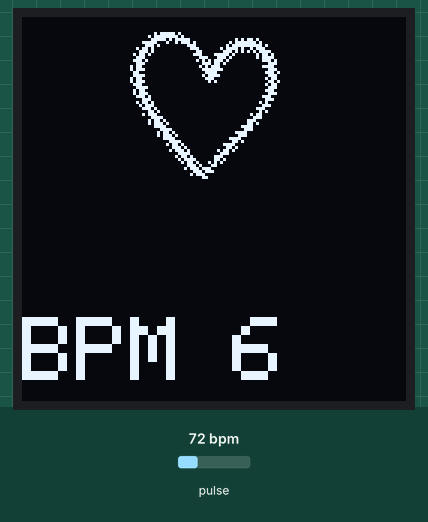
Simulated run of this sketch. Board: Arduino Uno, built with avr-gcc and run on an emulated ATmega328P. On the bench: 128×128 one-colour display. The inputs (shaded band) are chosen by the test bench; at power-on: pulse 72 bpm. The display library's start-up logo is not drawn; what the sketch prints to the serial monitor is not drawn.

Above: at 2.3 s.
At 3.3 s:
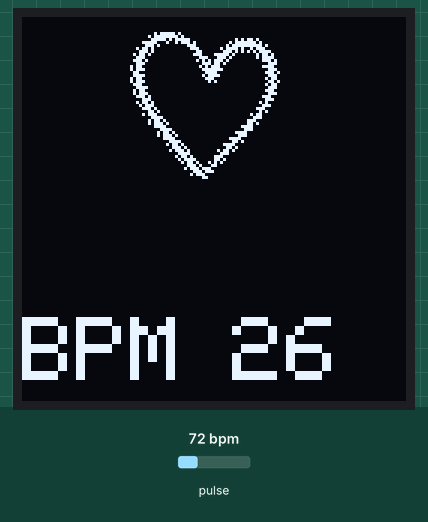
3.4 s: pulse set to 158 bpm
At 5.2 s:
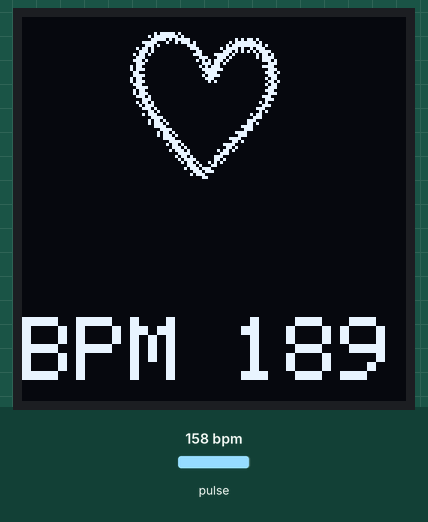
5.3 s: pulse set to 42 bpm
At 7.5 s:
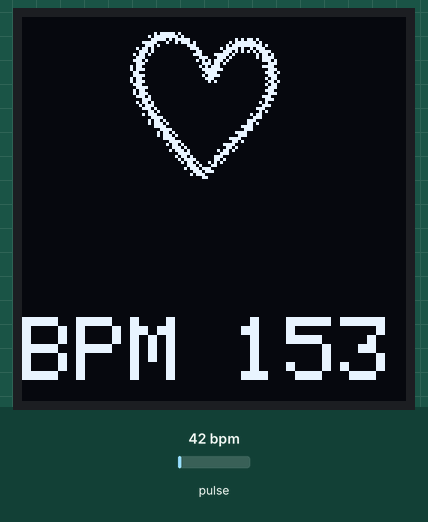
8.3 s: pulse set to 70 bpm
At 12.6 s:
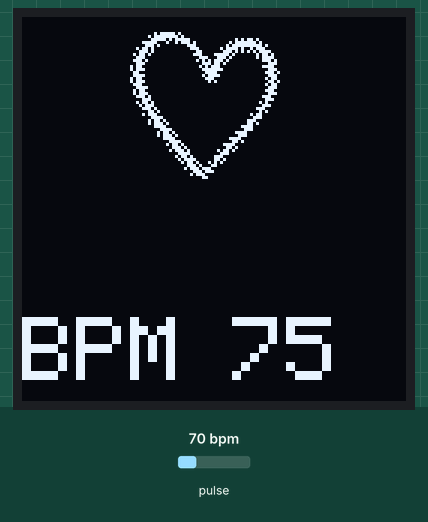
Timing chart, 0 to 14.1 s (numbered marks = the images above; inputs shaded):
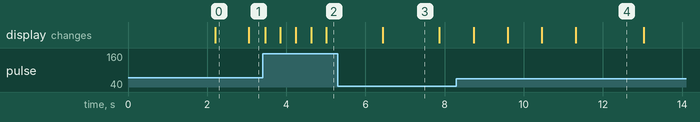

Measured:
- what the display in image 0 shows lasts 0.8 s, from 2.2 s to 3.0 s
- what the display in image 3 shows lasts 1.5 s, from 6.4 s to 7.9 s

The sketch:

upbeat.ino
```cpp
#include <SPI.h>
#include <Wire.h>


// OLED Config
#include <Adafruit_SH110X.h>
#include <Adafruit_GFX.h>

#define i2c_Address 0x3c
#define SCREEN_WIDTH 128 // OLED display width, in pixels
#define SCREEN_HEIGHT 128 // OLED display height, in pixels
#define OLED_RESET -1   //   QT-PY / XIAO

Adafruit_SH1107 display = Adafruit_SH1107(SCREEN_WIDTH, SCREEN_HEIGHT, &Wire, OLED_RESET);


// Sensor Config
#include "MAX30105.h"
#include "heartRate.h"

MAX30105 particleSensor;

const byte RATE_SIZE = 4; //Increase this for more averaging. 4 is good.
byte rates[RATE_SIZE]; //Array of heart rates
byte rateSpot = 0;
long lastBeat = 0; //Time at which the last beat occurred
long HEART_RATE_DETECTION = 50000;

float beatsPerMinute;
int beatAvg;
int displayBeatAvg = -1;


// Bitmaps
#include "UpBeatLogo.h"
#include "UpBeatHeartLogo.h"


void setup()
{
  Serial.begin(115200);

  display.begin(i2c_Address, true);
  display.display();
  delay(2000);
  display.clearDisplay();
  display.display();


  Serial.println("UpBeat...");

  // Initialize sensor
  if (!particleSensor.begin(Wire, I2C_SPEED_FAST)) //Use default I2C port, 400kHz speed
  {
    Serial.println("DEBUG: MAX30105 was not found. Please check wiring/power. ");
    while (1);
  }

  particleSensor.setup(); //Configure sensor with default settings
  particleSensor.setPulseAmplitudeRed(0x09); //Turn Red LED to low to indicate sensor is running
  particleSensor.setPulseAmplitudeGreen(0); //Turn off Green LED
}

void loop()
{
  long irValue = particleSensor.getIR();

  if (checkForBeat(irValue) == true)
  {
    //We sensed a beat!
    long delta = millis() - lastBeat;
    lastBeat = millis();

    beatsPerMinute = 60 / (delta / 1000.0);
    Serial.print("DEBUG: beatsPerMinute - ");
    Serial.println(beatsPerMinute);


    // count everything for demo
    // if (beatsPerMinute > 20 && beatsPerMinute < 255) {
      rates[rateSpot++] = (byte)beatsPerMinute; //Store this reading in the array
      rateSpot %= RATE_SIZE; //Wrap variable

      //Take average of readings
      beatAvg = 0;
      for (byte x = 0 ; x < RATE_SIZE ; x++)
        beatAvg += rates[x];
      beatAvg /= RATE_SIZE;
    // }
  }

  // quickly detect if it has lost contact with user
  if (irValue < HEART_RATE_DETECTION) {
    beatAvg = 0;
  }

  // don't bother printing hte same thing on the screen if it hasn't changed
  if (displayBeatAvg == beatAvg) return;

  if (irValue < HEART_RATE_DETECTION) {
      display.clearDisplay();
      display.drawBitmap(19, 0, UpBeatLogo_bits, UpBeatLogo_width, UpBeatLogo_height, SH110X_WHITE);
      display.display();
      delay(10);
      Serial.println("DEBUG: No Heart");
  } else {
      display.clearDisplay();
      display.drawBitmap(19, 0, UpBeatHeartLogo_bits, UpBeatHeartLogo_width, UpBeatHeartLogo_height, SH110X_WHITE);
      display.setTextColor(SH110X_WHITE);
      display.setTextSize(3);
      display.setCursor(0,100);
      display.print("BPM");
      display.setCursor(70,100);
      display.print(beatAvg);
      display.display();
      delay(10);
      Serial.print("DEBUG: IR=");
      Serial.print(irValue);
      Serial.print(", BPM=");
      Serial.print(beatsPerMinute,0);
      Serial.print(", Avg BPM=");
      Serial.println(beatAvg);
   }

   lastBeat = millis();
   displayBeatAvg = beatAvg;
}
```

Source omitted: BeatHeartLogo.h (data table, 4461 bytes), UpBeatLogo.h (data table, 9517 bytes)
